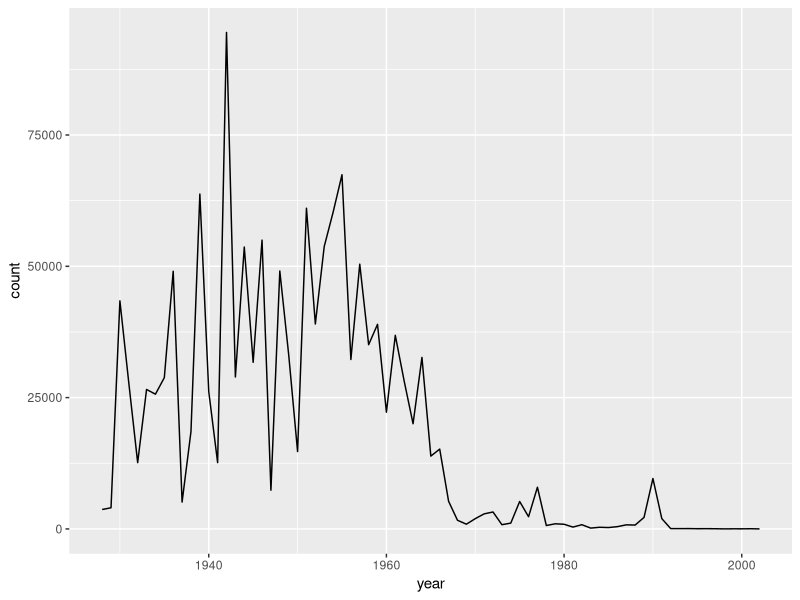
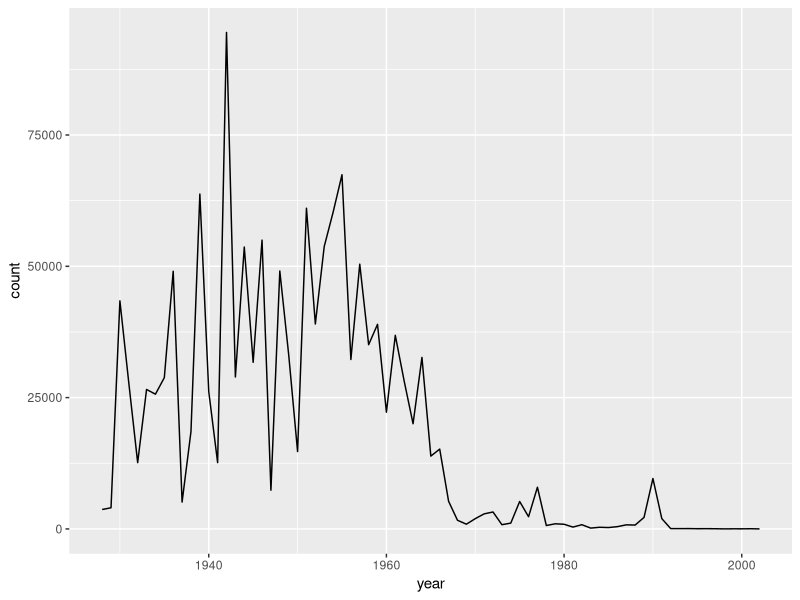
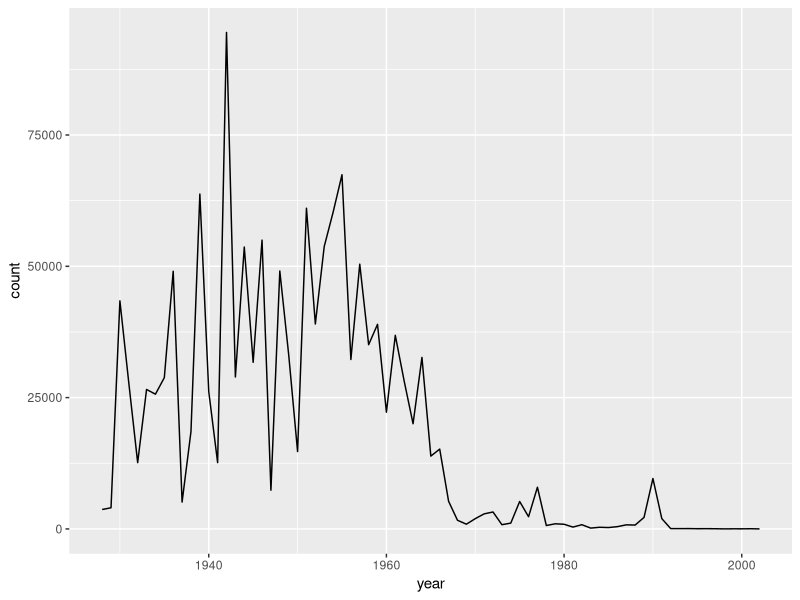
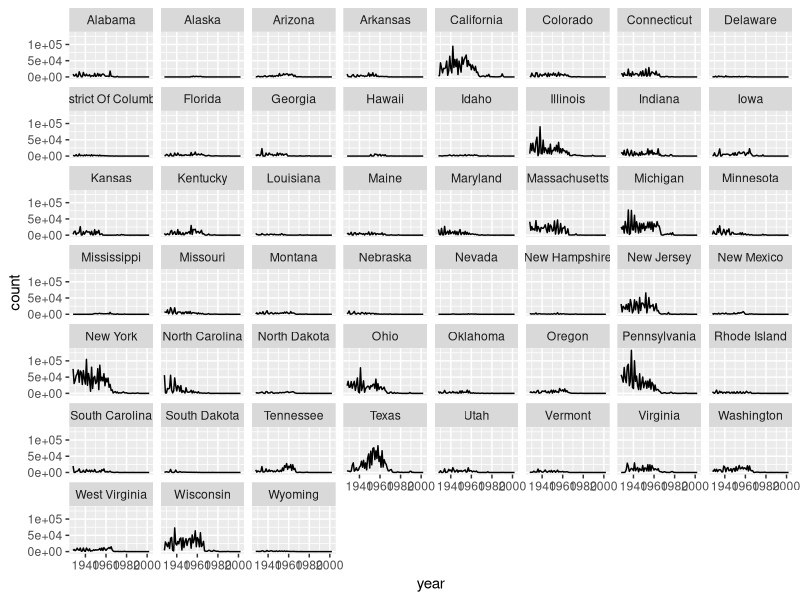
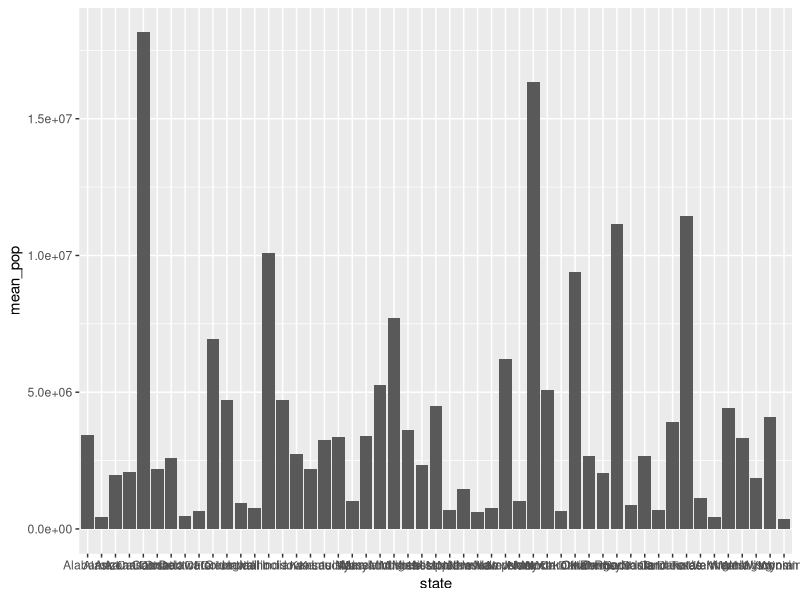
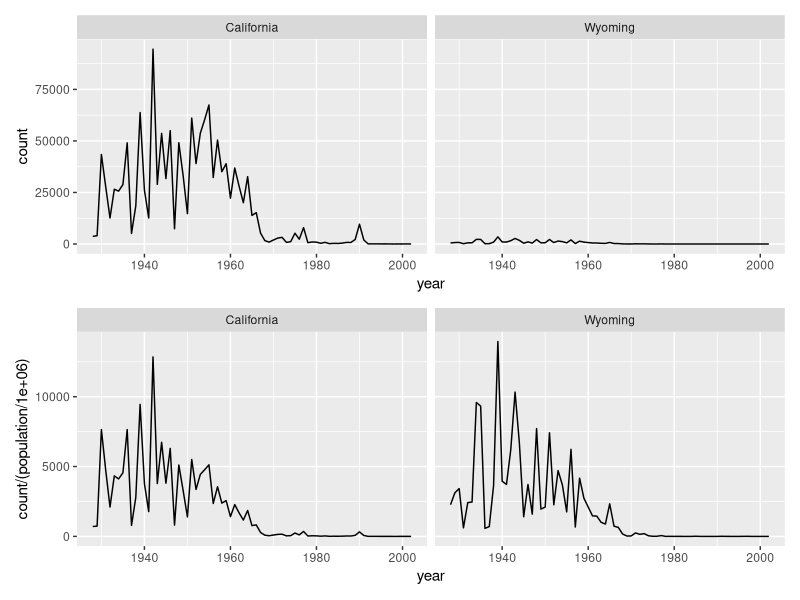
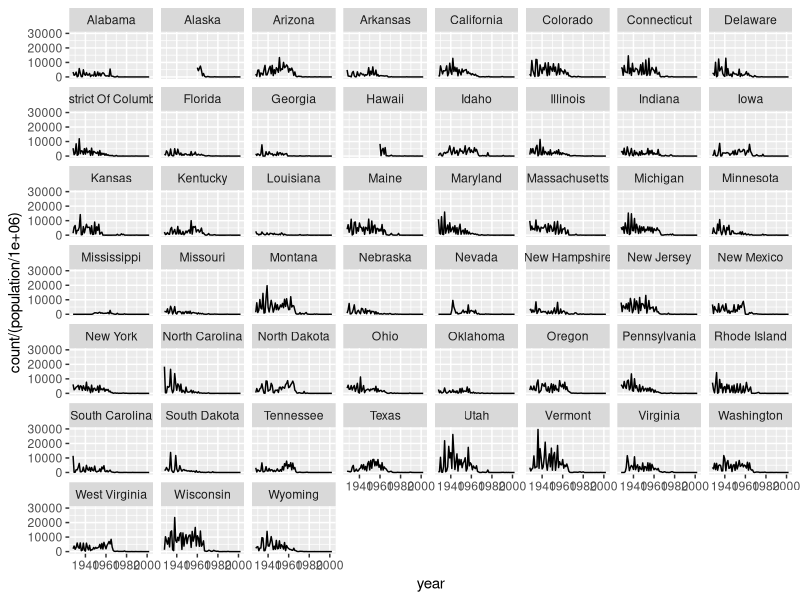
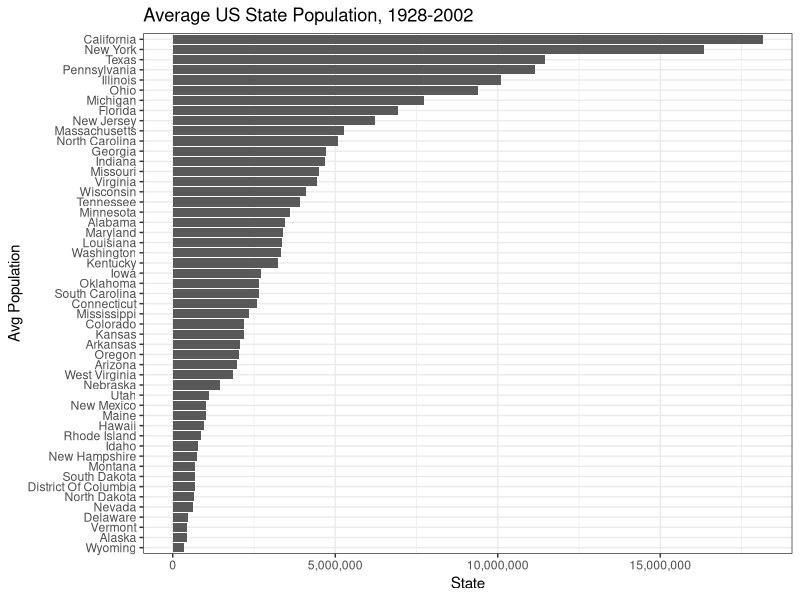

Reproduce these figures in R, in order.
## ---- chunk 1
library(dslabs)
library(data.table)
library(ggplot2)
data("us_contagious_diseases")
df_measles <- subset(us_contagious_diseases, disease == "Measles")
setDT(df_measles)
CA_Measles <- subset(df_measles, state == "California" & disease == "Measles")
## ---- chunk 2
# df_measles comes from dataset dslabs::us_contagious_diseases
str(df_measles)
## ---- chunk 3
head(df_measles)
## ---- chunk 4
# Annual reported Measles cases in California
ggplot(data = CA_Measles, aes(x = year, y = count)) +
  geom_line()
## ---- chunk 5
# Annual reported Measles cases in California
ggplot(data = CA_Measles, aes(x = year, y = count)) +
  geom_line()
## ---- chunk 6
ggplot(data = CA_Measles, aes(x = year, y = count)) +
  geom_line()
## ---- chunk 7
ggplot(data = df_measles, aes(x = year, y = count)) +
  geom_line() +
  facet_wrap(~state)
## ---- chunk 8
df_avg_pop <- df_measles[, .(mean_pop = mean(population, na.rm = TRUE)), state]
ggplot(data = df_avg_pop, aes(x = state, y = mean_pop)) +
  geom_col()
## ---- chunk 9
ca_wy_noweight <- ggplot(df_measles[state %in% c("California", "Wyoming")], 
                     aes(x = year, y = count)) +
                  geom_line() +
                  facet_wrap(~state)
ca_wy_weighted <- ggplot(df_measles[state %in% c("California", "Wyoming")], 
                     aes(x = year, y = count / (population / 1000000))) +
                  geom_line() +
                  facet_wrap(~state)
## ---- chunk 10
library(patchwork)
ca_wy_noweight / ca_wy_weighted
## ---- chunk 11
ggplot(data = df_measles, aes(x = year, y = count / (population / 1000000))) +
  geom_line() +
  facet_wrap(~state)
## ---- chunk 12
ggplot(data = df_avg_pop, aes(x = reorder(state, mean_pop), y = mean_pop)) +
  geom_col() + coord_flip() +
  ggtitle("Average US State Population, 1928-2002") +
  scale_y_continuous(labels = scales::comma) +
  xlab("Avg Population") + ylab("State") +
  theme_bw()
## ---- chunk 13
ggplot(data = df_measles, aes(x = year, y = count / (population / 1000000))) +
  geom_line() + facet_wrap(~state) +
  ggtitle("Measle Cases per Million People by State, 1928-2002") +
  scale_y_continuous(labels = scales::comma) +
  xlab("State") + ylab("Cases/1m Population") +
  theme_bw()
